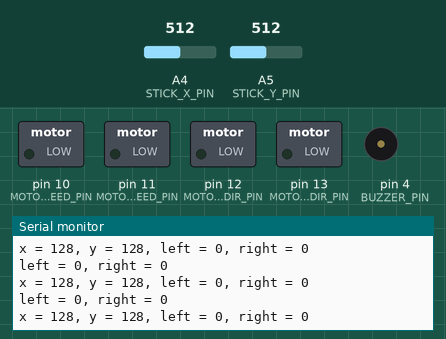
A sketch run on a simulated Arduino Uno, built with avr-gcc and run on an emulated ATmega328P. Parts: switched loads named in the sketch (green lamp = pin HIGH), buzzer (waves = sounding, pin HIGH), the last lines printed to the serial monitor. The test bench sets the inputs (shaded band); at power-on: A4 (STICK_X_PIN) = 512, A5 (STICK_Y_PIN) = 512.

Above: at 1.2 s.
1.3 s: A4 (STICK_X_PIN) set to 411
At 1.31 s:
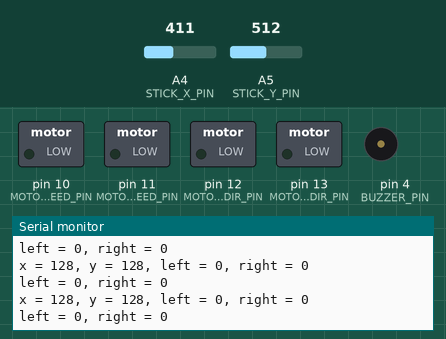
4.3 s: A4 (STICK_X_PIN) set to 382
At 4.31 s:
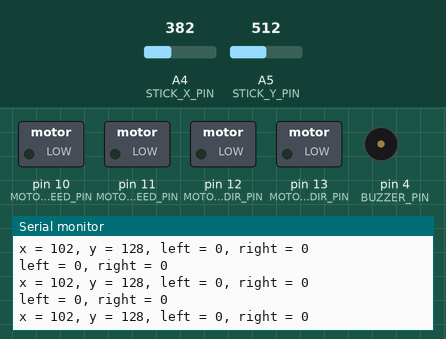
7.3 s: A5 (STICK_Y_PIN) set to 534
At 7.8 s:
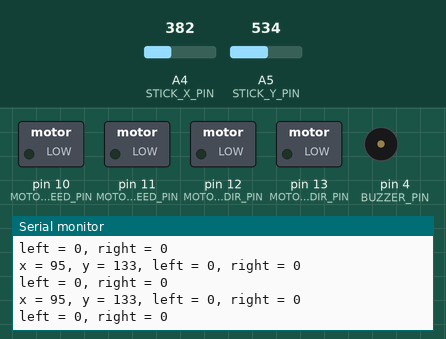
10.3 s: A5 (STICK_Y_PIN) set to 559
At 10.45 s:
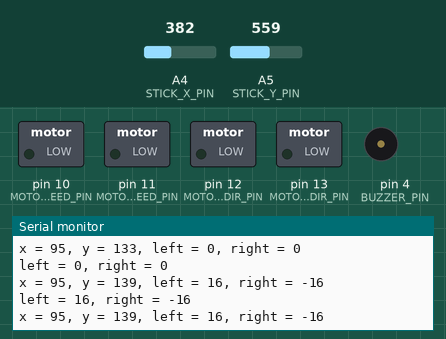
Timing chart, 0 to 13.3 s (numbered marks = the images above; inputs shaded):
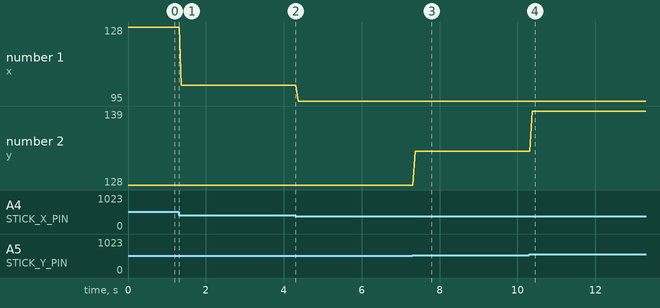

Measured:
- the behaviour switches between 400 and 399 on A4 (STICK_X_PIN) (found by bisection; images 1 and 2)
- the behaviour switches between 543 and 544 on A5 (STICK_Y_PIN) (found by bisection; images 3 and 4)
- after the input at 7.3 s, the serial monitor: prints a new line after 0.08 s (image 3)
- after the input at 10.3 s, the serial monitor: prints a new line after 0.08 s (image 4)
- plotted number 1: 128 → 102 after the input at 1.3 s, 102 → 95 after the input at 4.3 s
- plotted number 2: 128 → 133 after the input at 7.3 s, 133 → 139 after the input at 10.3 s

The sketch:

rover.ino
```cpp
#define MOTOR_A_SPEED_PIN 10   // Motor A: speed pin
#define MOTOR_B_SPEED_PIN 11   // Motor B: speed pin
#define MOTOR_A_DIR_PIN   12   // Motor A: direction pin
#define MOTOR_B_DIR_PIN   13   // Motor B: direction pin

#define MOTOR_LEFT_SPEED_PIN  MOTOR_A_SPEED_PIN
#define MOTOR_LEFT_DIR_PIN    MOTOR_A_DIR_PIN
#define MOTOR_RIGHT_SPEED_PIN MOTOR_B_SPEED_PIN
#define MOTOR_RIGHT_DIR_PIN   MOTOR_B_DIR_PIN

#define BUZZER_PIN 4

#define STICK_X_PIN  A4
#define STICK_Y_PIN  A5
#define STICK_SW_PIN A2

#define SECOND 1000

#define pinModeInput(pin)  pinMode(pin, INPUT)
#define pinModeOutput(pin) pinMode(pin, OUTPUT)
#define UndefinedPin -1

class Motor {
public:
  void attach(int speed_pin, int direction_pin) {
    pinModeOutput(speed_pin);
    pinModeOutput(direction_pin);
    this->speed_pin = speed_pin;
    this->direction_pin = direction_pin;
  }

  void drive(int speed) {
    #define BACKWARDS LOW
    #define FORWARDS  HIGH
    digitalWrite(direction_pin, speed < 0 ? BACKWARDS : FORWARDS);

    if (speed < 0) {
      speed = map(-speed, 0, 128, 0, 255);
    }
    else {
      speed = map(speed, 0, 127, 0, 255);
    }

    analogWrite(speed_pin, speed);
  }
protected:
  int speed_pin = UndefinedPin, direction_pin = UndefinedPin;
};

struct XY {
  int x; // left / right
  int y; // speed backwards / forwards
  int sw; // switch
};

struct LeftRight {
  int left, right;
};

void log(int x, int y, int left, int right) {
  Serial.print("x = ");
  Serial.print(x);
  Serial.print(", y = ");
  Serial.print(y);
  Serial.print(", left = ");
  Serial.print(left);
  Serial.print(", right = ");
  Serial.print(right);
  Serial.println();
}

int quant_step16_shifted(int x) {
  return 16 + (((x - 8) >> 4) << 4);
}

LeftRight from_XY(const XY &xy) {
  LeftRight lr;

  #define STICK_MID 128

  int direction = quant_step16_shifted(xy.x - STICK_MID);
  int speed     = quant_step16_shifted(xy.y - STICK_MID);

  // left:  left motor - forwards, right motor - backwards
  // right: left motor - backwards, right motor - forwards

  if (direction < 0) { // Left
    lr.left  = speed;
    lr.right = -speed;
  }
  else if (direction == 0) { // Straight
    lr.left = lr.right = speed;
  }
  else { // Right
    lr.left  = -speed;
    lr.right = speed;
  }

  log(xy.x, xy.y, lr.left, lr.right);

  return lr;
}

class StickPadXY {
public:
  void attach(int x_pin, int y_pin, int sw_pin) {
    pinModeInput(x_pin);
    pinModeInput(y_pin);
    pinModeInput(sw_pin);
    this->x_pin = x_pin;
    this->y_pin = y_pin;
    this->sw_pin = sw_pin;
  }

  static int analogRead8bit(int pin) {
    return analogRead(pin) >> 2;
  }

  XY readStick() {
    return { analogRead8bit(x_pin), analogRead8bit(y_pin), 0 };
  }

  int x_pin = UndefinedPin, y_pin = UndefinedPin, sw_pin = UndefinedPin;
};

Motor left_motor, right_motor;
StickPadXY stick_pad;

void startup_checks() {
  //tone(BUZZER_PIN, 1000);

  // go forwards
  drive(127, 127);
  delay(2 * SECOND);

  drive(0, 0);// brake
  delay(1 * SECOND);

  // go backwards
  drive(-128, -128);
  delay(2 * SECOND);

  drive(0, 0);// brake
  delay(1 * SECOND);

  // rotate clockwise
  drive(127, -128);
  delay(2 * SECOND);

  drive(0, 0);// brake
  delay(1 * SECOND);

  // rotate counterclockwise
  drive(-128, 127);
  delay(2 * SECOND);

  //noTone(BUZZER_PIN);
}

void setup() {
  // put your setup code here, to run once:

  left_motor.attach(MOTOR_LEFT_SPEED_PIN, MOTOR_LEFT_DIR_PIN);
  right_motor.attach(MOTOR_RIGHT_SPEED_PIN, MOTOR_RIGHT_DIR_PIN);
  stick_pad.attach(STICK_X_PIN, STICK_Y_PIN, STICK_SW_PIN);

  pinModeOutput(BUZZER_PIN);

  Serial.begin(9600);

  //startup_checks();
}

void loop() {
  // put your main code here, to run repeatedly:
  LeftRight lr = from_XY(stick_pad.readStick());
  drive(lr.left, lr.right);
}

void drive_debug(int left, int right) {
  Serial.print("left = ");
  Serial.print(left);
  Serial.print(", right = ");
  Serial.print(right);
  Serial.println();
}

void drive(int left, int right) {
  return drive_debug(left, right);

  left_motor.drive(left);
  right_motor.drive(right);
}
```
